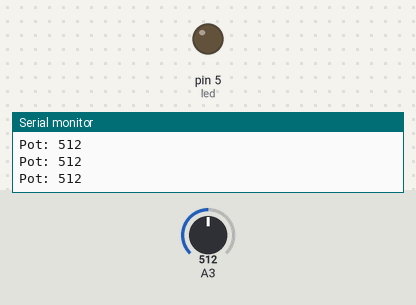
Bench run of a sketch on a simulated Arduino Uno, built with avr-gcc and run on an emulated ATmega328P. On the bench: output pins drawn as LEDs (lit = HIGH), the last lines printed to the serial monitor. The inputs (shaded band) are chosen by the test bench; at power-on: A3 = 512.

Above: at 1.2 s.
1.3 s: A3 set to 529
At 2.3 s:
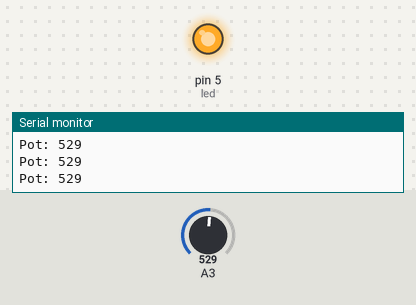
2.8 s: A3 set to 511
At 3.3 s:
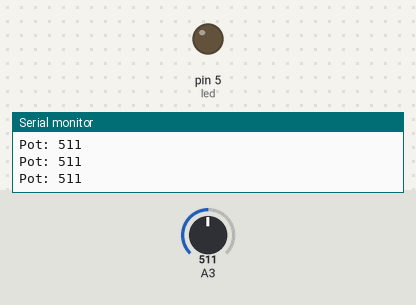
4.3 s: A3 set to 716
At 5.6 s:
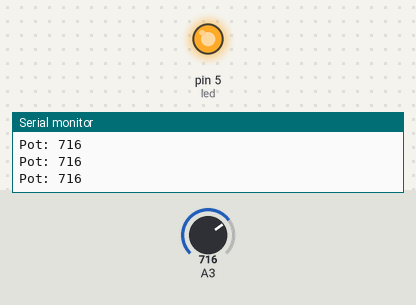
Timing chart, 0 to 7.3 s (numbered marks = the images above; inputs shaded):
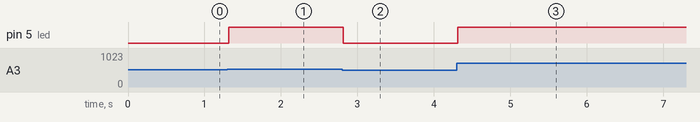

Measured:
- the behaviour switches between 512 and 513 on A3 (found by bisection; images 0 and 1)
- after the input at 1.3 s, pin 5 (led): LOW → HIGH at once
- after the input at 2.8 s, pin 5 (led): HIGH → LOW at once
- after the input at 4.3 s, pin 5 (led): LOW → HIGH at once

The sketch:

6_PotenciometroLED.ino
```cpp
const byte led = 5;

void setup()
{
  Serial.begin(9600);
  pinMode(led, OUTPUT);
}

void loop()
{
  int lectura = analogRead(A3);
  delay(1);
  Serial.print("Pot: ");
  Serial.println(lectura);

  if(lectura > 512)
  {
    digitalWrite(led, HIGH);
  }

  else
  {
    digitalWrite(led, LOW);
  }

}
```
